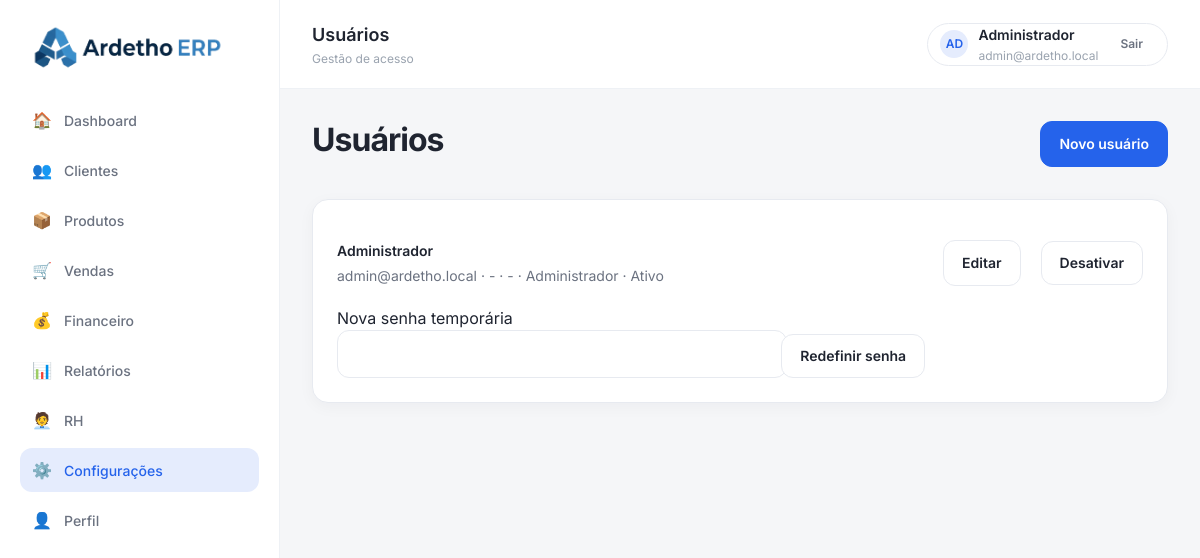
/usuarios.php (signed in), run on the app's committed database.
### tables this page shows
CREATE TABLE IF NOT EXISTS usuarios (
  id_usuario INT UNSIGNED NOT NULL AUTO_INCREMENT,
  nome VARCHAR(120) NOT NULL,
  email VARCHAR(190) NOT NULL,
  cargo VARCHAR(100) NULL,
  departamento VARCHAR(100) NULL,
  senha_hash VARCHAR(255) NOT NULL,
  ativo TINYINT(1) NOT NULL DEFAULT 1,
  perfil_acesso VARCHAR(20) NOT NULL DEFAULT 'Usuário',
  status VARCHAR(10) NOT NULL DEFAULT 'Ativo',
  trocar_senha TINYINT(1) NOT NULL DEFAULT 0,
  data_cadastro DATETIME NOT NULL DEFAULT CURRENT_TIMESTAMP,
  ultimo_login DATETIME NULL,
  PRIMARY KEY (id_usuario),
  UNIQUE KEY uq_usuarios_email (email)
);

### includes/auth.php (called while the page is built, shortened)
<?php
function usuarioAutenticado(): bool
{
    return isset($_SESSION['usuario'])
        && is_array($_SESSION['usuario'])
        && !empty($_SESSION['usuario']['id_usuario'])
        && !empty($_SESSION['usuario']['email']);
}
function usuarioAtual(): ?array
{
    return $_SESSION['usuario'];
}
function exigirAutenticacao(): void
{
    require_once __DIR__ . '/../config/database.php';
    $consulta = obterConexaoBanco()->prepare(
        'SELECT id_usuario, nome, email, cargo, departamento, ativo, perfil_acesso, status, trocar_senha
           FROM usuarios WHERE id_usuario = :id_usuario LIMIT 1'
    );
    $consulta->execute(['id_usuario' => (int) $_SESSION['usuario']['id_usuario']]);
}
function exigirAdministrador(): void
{
    exigirAutenticacao();
}

### config/database.php (called while the page is built, shortened)
<?php
function obterVariavelAmbiente(string $nome, string $padrao): string
{
    $valor = getenv($nome);
    if ($valor === false || $valor === '') {
        return $padrao;
    }
    return $valor;
}
function obterConfiguracaoBanco(): array
{
    return [
        'host' => obterVariavelAmbiente('DB_HOST', '127.0.0.1'),
        'port' => obterVariavelAmbiente('DB_PORT', '3306'),
        'dbname' => obterVariavelAmbiente('DB_NAME', 'ardetho_erp'),
        'user' => obterVariavelAmbiente('DB_USER', 'root'),
        'password' => obterVariavelAmbiente('DB_PASS', ''),
        'charset' => 'utf8mb4',
    ];
}
function obterConexaoBanco(): PDO
{
    static $pdo = null;
    if ($pdo instanceof PDO) {
        return $pdo;
    }
    $config = obterConfiguracaoBanco();
    $dsn = sprintf(
        'mysql:host=%s;port=%s;dbname=%s;charset=%s',
        $config['host'],
        $config['port'],
        $config['dbname'],
        $config['charset']
    );
    try {
        $pdo = new PDO(
            $dsn,
            $config['user'],
            $config['password'],
            [
                PDO::ATTR_ERRMODE => PDO::ERRMODE_EXCEPTION,
                PDO::ATTR_DEFAULT_FETCH_MODE => PDO::FETCH_ASSOC,
                PDO::ATTR_EMULATE_PREPARES => false,
            ]
        );
    } catch (PDOException $exception) {
        error_log('Falha ao conectar ao banco Ardetho ERP: ' . $exception->getMessage());
        throw new RuntimeException('Nao foi possivel conectar ao banco de dados.');
    }
    return $pdo;
}

### controllers/UsuarioController.php (called while the page is built, shortened)
<?php
require_once __DIR__ . '/../config/database.php';
require_once __DIR__ . '/../models/Usuario.php';
require_once __DIR__ . '/../includes/auth.php';
class UsuarioController
{
    private Usuario $model;
    public function __construct()
    {
        $this->model = new Usuario(obterConexaoBanco());
    }
    public function listar(): array { return $this->model->listar(); }
}

### models/Usuario.php (called while the page is built, shortened)
<?php
class Usuario
{
    public function listar(): array
    {
        return $this->pdo->query('SELECT id_usuario, nome, email, cargo, departamento, perfil_acesso, status FROM usuarios ORDER BY nome')->fetchAll();
    }
}

### includes/view.php (called while the page is built, shortened)
<?php
function e(mixed $valor): string
{
    return htmlspecialchars((string) $valor, ENT_QUOTES, 'UTF-8');
}

### usuarios.php (the view, shortened to what this page needs)
<?php
require __DIR__ . '/includes/auth.php';
exigirAdministrador();
require __DIR__ . '/controllers/UsuarioController.php';
require __DIR__ . '/includes/view.php';
$controller = new UsuarioController();
$usuarios = $controller->listar();
$bodyPage = 'settings';
$stylesheets = ['assets/css/pages.css'];
$activeNav = 'settings';
$topbarTitle = 'Usuários';
$topbarSubtitle = 'Gestão de acesso';
$isInternal = true;
require __DIR__ . '/includes/header.php';
require __DIR__ . '/includes/sidebar.php';
require __DIR__ . '/includes/topbar.php';
?>
<section class="app-content"><div class="content-container">
  <div class="page-header"><div class="page-header-content"><h1 class="page-title">Usuários</h1></div>
    <a class="btn-primary" href="usuario-form.php">Novo usuário</a></div>
  <section class="page-card"><div class="option-list">
<?php foreach ($usuarios as $usuario): ?>
    <div class="option-item user-management-row">
      <div class="option-content">
        <span class="option-title"><?= e($usuario['nome']) ?></span>
        <span class="option-description"><?= e($usuario['email']) ?> · <?= e($usuario['cargo'] ?: '-') ?> · <?= e($usuario['departamento'] ?: '-') ?> · <?= e($usuario['perfil_acesso']) ?> · <?= e($usuario['status']) ?></span>
      </div>
      <a class="btn-secondary" href="usuario-form.php?id=<?= (int) $usuario['id_usuario'] ?>">Editar</a>
      <form method="post" action="usuarios.php">
        <button class="btn-secondary" type="submit" name="acao" value="status"><?= $usuario['status'] === 'Ativo' ? 'Desativar' : 'Ativar' ?></button>
      </form>
      <form method="post" action="usuarios.php">
        <label>Nova senha temporária <input class="input-default" type="password" name="senha_temporaria" minlength="8" autocomplete="new-password" required></label>
        <button class="btn-secondary" type="submit" name="acao" value="reset">Redefinir senha</button>
      </form>
    </div>
<?php endforeach; ?>
  </div></section>
</div></section>
<?php require __DIR__ . '/includes/footer.php'; ?>

### includes/header.php (shortened to what this page needs)
<?php
$bodyPage = $bodyPage ?? '';
$stylesheets = $stylesheets ?? [];
$bodyAttributes = [];
if ($bodyPage !== '') {
    $bodyAttributes[] = 'data-page="' . htmlspecialchars($bodyPage, ENT_QUOTES, 'UTF-8') . '"';
}
?>
<!DOCTYPE html>
<html lang="pt-BR">
<head>
  <link rel="stylesheet" href="assets/css/variables.css" />
  <link rel="stylesheet" href="assets/css/global.css" />
  <link rel="stylesheet" href="assets/css/layout.css" />
  <link rel="stylesheet" href="assets/css/components.css" />
<?php foreach ($stylesheets as $stylesheet): ?>
  <link rel="stylesheet" href="<?= htmlspecialchars($stylesheet, ENT_QUOTES, 'UTF-8') ?>" />
<?php endforeach; ?>
  <link rel="stylesheet" href="assets/css/responsive.css" />
</head>
<body<?= $bodyAttributes ? ' ' . implode(' ', $bodyAttributes) : '' ?>>

### includes/sidebar.php (shortened to what this page needs)
<?php
$activeNav = $activeNav ?? '';
$navItems = [
    [
        'key' => 'dashboard',
        'href' => 'dashboard.php',
        'icon' => '🏠',
        'label' => 'Dashboard',
    ],
    [
        'key' => 'clients',
        'href' => 'clientes.php',
        'icon' => '👥',
        'label' => 'Clientes',
    ],
    [
        'key' => 'products',
        'href' => 'produtos.php',
        'icon' => '📦',
        'label' => 'Produtos',
    ],
    [
        'key' => 'sales',
        'href' => 'vendas.php',
        'icon' => '🛒',
        'label' => 'Vendas',
    ],
    [
        'key' => 'financial',
        'href' => 'financeiro.php',
        'icon' => '💰',
        'label' => 'Financeiro',
    ],
    [
        'key' => 'reports',
        'href' => 'relatorios.php',
        'icon' => '📊',
        'label' => 'Relatórios',
    ],
    [
        'key' => 'hr',
        'href' => 'rh.php',
        'icon' => '🧑‍💼',
        'label' => 'RH',
    ],
    [
        'key' => 'settings',
        'href' => 'configuracoes.php',
        'icon' => '⚙️',
        'label' => 'Configurações',
    ],
    [
        'key' => 'profile',
        'href' => 'perfil.php',
        'icon' => '👤',
        'label' => 'Perfil',
    ],
];
?>
  <div class="app-layout">
    <aside class="sidebar">
      <div class="sidebar-brand">
        <a href="dashboard.php" class="brand brand-link">
          <img src="assets/images/ardetho-logo.png" alt="Ardetho ERP" class="brand-logo brand-logo-full" />
        </a>
      </div>
      <nav class="sidebar-nav">
<?php foreach ($navItems as $item): ?>
        <a href="<?= htmlspecialchars($item['href'], ENT_QUOTES, 'UTF-8') ?>"<?= $activeNav === $item['key'] ? ' class="active"' : '' ?>>
          <span class="nav-icon"><?= $item['icon'] ?></span>
          <span class="nav-label"><?= htmlspecialchars($item['label'], ENT_QUOTES, 'UTF-8') ?></span>
        </a>
<?php endforeach; ?>
      </nav>
    </aside>

### includes/topbar.php (shortened to what this page needs)
<?php
$topbarTitle = $topbarTitle ?? '';
$topbarSubtitle = $topbarSubtitle ?? '';
$usuarioTopbar = function_exists('usuarioAtual') ? usuarioAtual() : null;
$nomeUsuarioTopbar = $usuarioTopbar['nome'] ?? 'Usuario Ardetho';
$emailUsuarioTopbar = $usuarioTopbar['email'] ?? '';
$cargoUsuarioTopbar = ($usuarioTopbar['cargo'] ?? '') ?: $emailUsuarioTopbar;
$partesNomeTopbar = preg_split('/\s+/', trim($nomeUsuarioTopbar)) ?: [];
$iniciaisUsuarioTopbar = 'UA';
if (count($partesNomeTopbar) === 1 && $partesNomeTopbar[0] !== '') {
    $iniciaisUsuarioTopbar = strtoupper(substr($partesNomeTopbar[0], 0, 2));
} elseif (count($partesNomeTopbar) > 1) {
    $iniciaisUsuarioTopbar = strtoupper(
        substr($partesNomeTopbar[0], 0, 1) . substr($partesNomeTopbar[1], 0, 1)
    );
}
?>
    <main class="app-main">
      <header class="topbar">
        <div class="topbar-left">
          <div class="topbar-title-group">
            <span class="topbar-title"><?= htmlspecialchars($topbarTitle, ENT_QUOTES, 'UTF-8') ?></span>
            <span class="topbar-subtitle"><?= htmlspecialchars($topbarSubtitle, ENT_QUOTES, 'UTF-8') ?></span>
          </div>
        </div>
        <div class="topbar-right">
          <div class="user-chip" data-action="go-profile" role="button" tabindex="0">
            <div class="user-avatar" data-user="avatar"><?= htmlspecialchars($iniciaisUsuarioTopbar, ENT_QUOTES, 'UTF-8') ?></div>
            <div class="user-meta">
              <span class="user-name" data-user="name"><?= htmlspecialchars($nomeUsuarioTopbar, ENT_QUOTES, 'UTF-8') ?></span>
              <span class="user-role" data-user="role"><?= htmlspecialchars($cargoUsuarioTopbar, ENT_QUOTES, 'UTF-8') ?></span>
            </div>
            <a href="logout.php" class="user-logout" data-action="logout">Sair</a>
          </div>
        </div>
      </header>

### includes/footer.php (shortened to what this page needs)
<?php
$isInternal = $isInternal ?? false;
?>
<?php if ($isInternal): ?>
    </main>
  </div>
<?php endif; ?>
</body>
</html>

### assets/css/variables.css (style rules this page uses)
:root { --color-bg-page: #F5F6F8; --color-bg-sidebar: #FFFFFF; --color-bg-topbar: #FFFFFF; --color-surface: #FFFFFF; --color-surface-muted: #FAFBFC; --color-surface-hover: #F0F3F7; --color-border: #E7EAF0; --color-border-strong: #D9DEE7; --color-divider: #EEF1F5; --color-text-main: #1F2430; --color-text-secondary: #6B7280; --color-text-muted: #9AA3AF; --color-text-inverse: #FFFFFF; --color-primary: #2F80ED; --color-primary-hover: #1D72E8; --color-primary-soft: #EAF3FF; --brand-primary-custom: #2563EB; --brand-accent-custom: #60A5FA; --brand-primary-soft-custom: #EAF3FF; --color-theme-dark-bg: #0F172A; --color-theme-dark-surface: #111827; --color-theme-dark-control: #0B1220; --color-theme-dark-border: #1F2937; --color-theme-dark-control-border: #334155; --color-theme-dark-text: #E5E7EB; --color-theme-dark-text-strong: #F9FAFB; --color-theme-dark-text-muted: #CBD5E1; --color-success: #36B37E; --color-success-soft: #E7F7F0; --color-warning: #C89B12; --color-warning-soft: #FBF3D8; --color-danger: #E05658; --color-danger-soft: #FDEBEC; --color-info: #2F80ED; --color-info-soft: #EAF3FF; --color-neutral: #7C8798; --color-neutral-soft: #F2F4F7; --font-family-base: "Inter", sans-serif; --font-size-xs: 12px; --font-size-sm: 14px; --font-size-md: 16px; --font-size-lg: 20px; --font-size-xl: 24px; --font-size-2xl: 32px; --font-size-3xl: 40px; --font-weight-regular: 400; --font-weight-medium: 500; --font-weight-semibold: 600; --font-weight-bold: 700; --line-height-tight: 1.2; --line-height-base: 1.5; --line-height-relaxed: 1.7; --space-xxs: 4px; --space-xs: 8px; --space-sm: 12px; --space-md: 16px; --space-lg: 20px; --space-xl: 24px; --space-2xl: 32px; --space-3xl: 40px; --space-4xl: 48px; --space-5xl: 64px; --radius-sm: 8px; --radius-md: 12px; --radius-lg: 16px; --radius-xl: 20px; --radius-pill: 999px; --shadow-soft: 0 4px 16px rgba(17, 24, 39, 0.04); --shadow-card: 0 8px 24px rgba(17, 24, 39, 0.06); --shadow-hover: 0 12px 28px rgba(17, 24, 39, 0.08); --container-width: 1280px; --sidebar-width: 280px; --topbar-height: 88px; --content-max-width: 1440px; --transition-base: all 0.25s ease; }

### assets/css/global.css (style rules this page uses)
html { scroll-behavior: smooth; }
body { margin: 0; background: var(--color-bg-page); color: var(--color-text-main); font-family: var(--font-family-base); font-size: var(--font-size-md); font-weight: var(--font-weight-regular); line-height: var(--line-height-base); -webkit-font-smoothing: antialiased; -moz-osx-font-smoothing: grayscale; }
html, body { max-width: 100%; overflow-x: hidden; }
body { -webkit-overflow-scrolling: touch; }
a { color: inherit; text-decoration: none; transition: var(--transition-base); }
button, input, textarea, select { font: inherit; }
img { display: block; max-width: 100%; }
h1, h2, h3, h4, h5, h6 { margin: 0; color: var(--color-text-main); line-height: var(--line-height-tight); }
h1 { font-size: var(--font-size-3xl); font-weight: var(--font-weight-bold); }

### assets/css/components.css (style rules this page uses)
.btn-primary, .btn-secondary, .btn-danger { display: inline-flex; align-items: center; justify-content: center; min-height: 44px; padding: 0 18px; border-radius: var(--radius-md); font-size: var(--font-size-sm); font-weight: var(--font-weight-semibold); line-height: 1; cursor: pointer; transition: var(--transition-base); border: 1px solid transparent; text-decoration: none; white-space: nowrap; }
.btn-primary { background: var(--brand-primary-custom); border-color: var(--brand-primary-custom); color: var(--color-text-inverse); }
.btn-secondary { background: var(--color-surface); color: var(--color-text-main); border-color: var(--color-border); }
.input-default, .select-default, .textarea-default { width: 100%; background: var(--color-surface); border: 1px solid var(--color-border); color: var(--color-text-main); border-radius: var(--radius-md); outline: none; transition: var(--transition-base); }
.input-default, .select-default { min-height: 44px; padding-left: 14px; }
.input-default::placeholder, .textarea-default::placeholder { color: var(--color-text-muted); }
.user-logout { display: inline-flex; align-items: center; justify-content: center; min-height: 36px; padding: 0 12px; border-radius: var(--radius-md); background: var(--color-surface); color: var(--color-text-secondary); font-size: var(--font-size-xs); font-weight: var(--font-weight-semibold); text-decoration: none; transition: var(--transition-base); white-space: nowrap; }

### data on the page
usuarios: nome "AD", nome "Administrador", email "admin@ardetho.local", cargo "-", departamento "-", perfil_acesso "Administrador", status "Ativo", shows "Desativar"

### other printed values
$item['icon'] "🏠"
$item['label'] "Dashboard"
$item['icon'] "👥"
$item['label'] "Clientes"
$item['icon'] "📦"
$item['label'] "Produtos"
$item['icon'] "🛒"
$item['label'] "Vendas"
$item['icon'] "💰"
$item['label'] "Financeiro"
$item['icon'] "📊"
$item['label'] "Relatórios"
$item['icon'] "🧑‍💼"
$item['label'] "RH"
$item['icon'] "⚙️"
